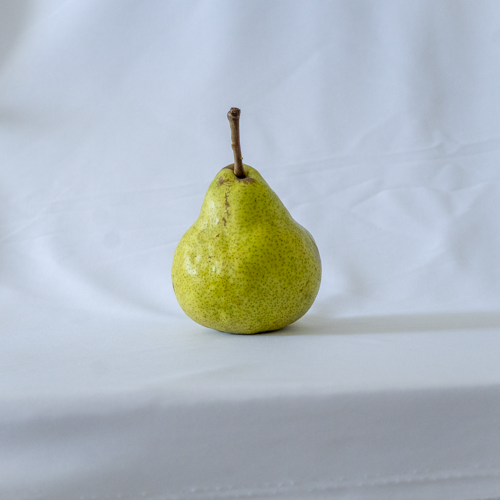
#> input picture input/imagem.png, 500 x 500 px
$ python box.py
#> lines starting #> are read from the running program, lines starting #| are printed output that depends on the picture
### inputoutput.py
from PIL import Image, ImageFilter
import numpy as np
import os

INPUT_DIR = "input"
OUTPUT_DIR = "output"

def in_file(filename):
    return os.path.join(INPUT_DIR, filename)

def out_file(filename):
    return os.path.join(OUTPUT_DIR, filename)

# [4 lines left out: function show_vertical, not called in this run]

def show_horizontal(im1, im2):
    im = Image.fromarray(np.hstack((np.array(im1), np.array(im2))))
    im.show()
    return im

### box.py
from PIL import Image, ImageFilter
import os
from inputoutput import show_vertical, show_horizontal

INPUT_DIR = os.path.join('input')
OUTPUT_DIR = os.path.join('output')

def show_box_blur(filename, r=1):
#> called with filename = 'imagem.png', r = 4
    original = Image.open(os.path.join(INPUT_DIR, filename))
#> original is the input picture: PIL image 500x500 RGB; mean R, G, B 177, 186.3, 191.9
    filtered = original.filter(ImageFilter.BoxBlur(r))

    show_horizontal(original, filtered)
#> in show_horizontal, `im = Image.fromarray(np.hstack((np.array(im1), np.array(im2))))`:
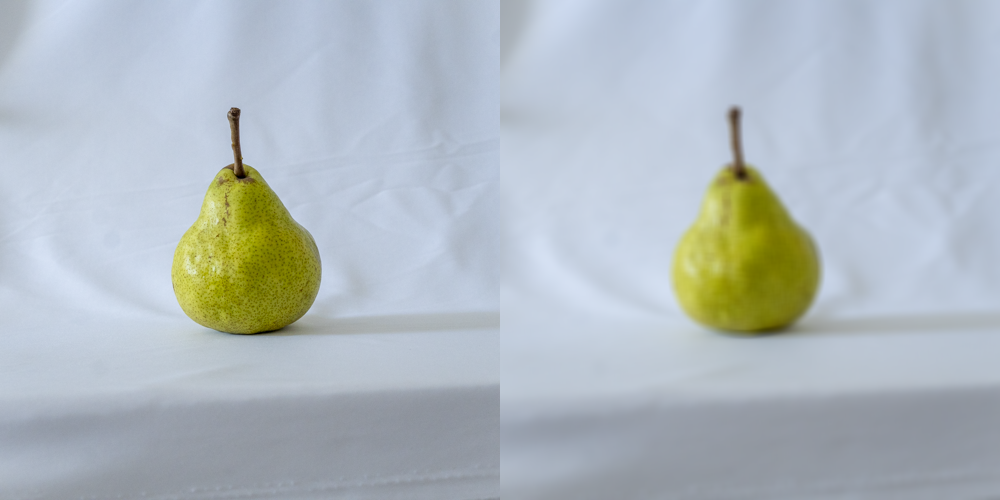
#> im: PIL image 1000x500 RGB; mean R, G, B 177, 186.3, 191.9
    filtered.save(
        os.path.join(OUTPUT_DIR,
                     '{}_boxblur_{}.png'.format(filename[:filename.index('.')] , r)
                  )
    )

if __name__ == "__main__":
    show_box_blur('imagem.png', 4)
